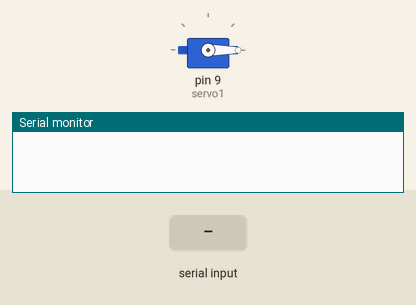
This sketch was run on a simulated Arduino Mega 2560, built with avr-gcc and run on an emulated ATmega2560. On the bench: servo, the last lines printed to the serial monitor. The test bench sets the inputs (shaded band).

Above: at 1.2 s.
1.3 s: "90,45\n" received over the second serial link
At 2.31 s:
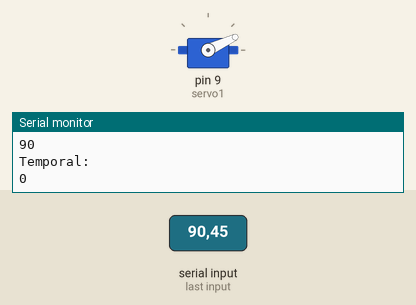
At 2.91 s:
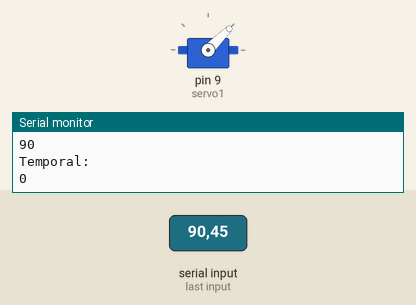
4.3 s: "200\n" received over the second serial link
At 8.6 s:
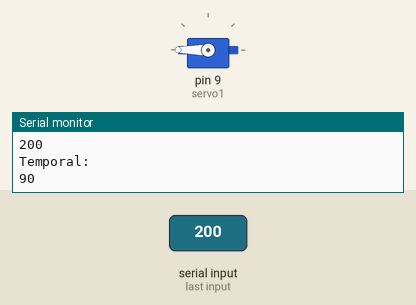
Timing chart, 0 to 10.1 s (numbered marks = the images above; inputs shaded):
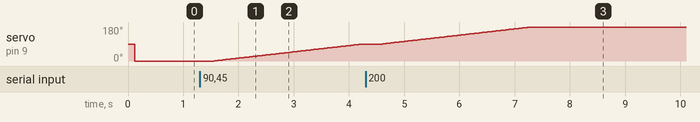

Measured:
- after the input at 1.3 s, servo on pin 9 (servo1): moves from 0° to 90° over 2.7 s, starting after 0.26 s
- after the input at 4.3 s, servo on pin 9 (servo1): moves from 90° to 180° over 2.7 s, starting after 0.31 s

The sketch:

nuevoBluetooth.ino
```cpp
#include <Servo.h>
String recibido;
Servo servo1;  // Crea un Objeto servo
int pos;    // Variable de la posicion del servo
int anguloTemporal, anguloFinal;
boolean activar, activarIzq, reseteo;
int anguloLlega;

void setup() {
  recibido = "";
  Serial1.begin(9600);
  Serial.begin(9600);
  // pinMode(13, OUTPUT);
  // digitalWrite(13, HIGH);

  servo1.attach(9);  // Selecionamos el pin 2 como el pin de control para els ervo
  activar = true;
  activarIzq = true;
  reseteo = true;
  anguloTemporal = 0;
  anguloFinal = 0;
}

void loop() {

  //Bluetooth
  while (Serial1.available()) {
    char c = Serial1.read();
    recibido += c;
    delay(10);
  }

  if (recibido.length() > 0) {
    //Serial.println(recibido);
    int n = recibido.toInt();
    anguloLlega = n;
    activar = true;
    activarIzq = true;
    recibido = "";
    Serial.println("llega:");
    Serial.println(n);
    Serial.println("Final:");
    Serial.println(anguloLlega);
    Serial.println("Temporal:");
    Serial.println(anguloTemporal);
  }

  //------------------------

  delay(120);
  //posicion = 80;            // Establecemos el valor de la posicion a 150º
  // posicion = map(posicion, 0, 1023, 0, 179);     // Establecemos la relacion entre los grados de giro y el PWM
  /* Con el mapa de valores anterior establecemos una relacin proporcional */
  /* entre el pulso minimo 0 con el grado minimo, 0 tambien y el pulso maximo*/
  /* 1023 con el grado maximo, 179*/
  //servo1.write(90);                  // Escribimos la posicion con el mapa de valores al servo
  // delay(2000);                           // Y le damos un tiempo para que sea capaz de moverse

  //if(reseteo==true){
  //   for (pos = 180; pos >=0; pos -= 1) { // goes from 0 degrees to 180 degrees
  //      // in steps of 1 degree
  //      servo1.write(pos);              // tell servo to go to position in variable 'pos'
  //      delay(12);                       // waits 15ms for the servo to reach the position
  //
  //      if (pos == angulo) {
  //        activar = false;
  //      }
  //    }
  //  }


  anguloTemporal = anguloFinal;
  anguloFinal = anguloLlega;


  calculoAngulo (anguloTemporal, anguloLlega);


}


void giros (boolean mov, int angulo) {
  if (mov == true) {
    if (activar == true) {
      for (pos = anguloTemporal; pos <= angulo; pos += 1) { // goes from 0 degrees to 180 degrees
        // in steps of 1 degree
        servo1.write(pos);              // tell servo to go to position in variable 'pos'
        delay(30);                       // waits 15ms for the servo to reach the position

        if (pos == angulo) {
          activar = false;
        }
      }
    }
  } else {
    if (activarIzq == true) {
      for (pos = anguloTemporal; pos >= angulo; pos -= 1) {
        servo1.write(pos);
        delay(30);

        if (pos == angulo) {
          activarIzq = false;
        }
      }
    }
  }
}

void calculoAngulo (int  posicion1, int posicion2) {

  int posicionInicial = posicion1 - posicion2;
  if (posicionInicial < 0 ) {

    giros(true, posicion2);

  } else {

    giros(false, posicion2);

  }

}
```
